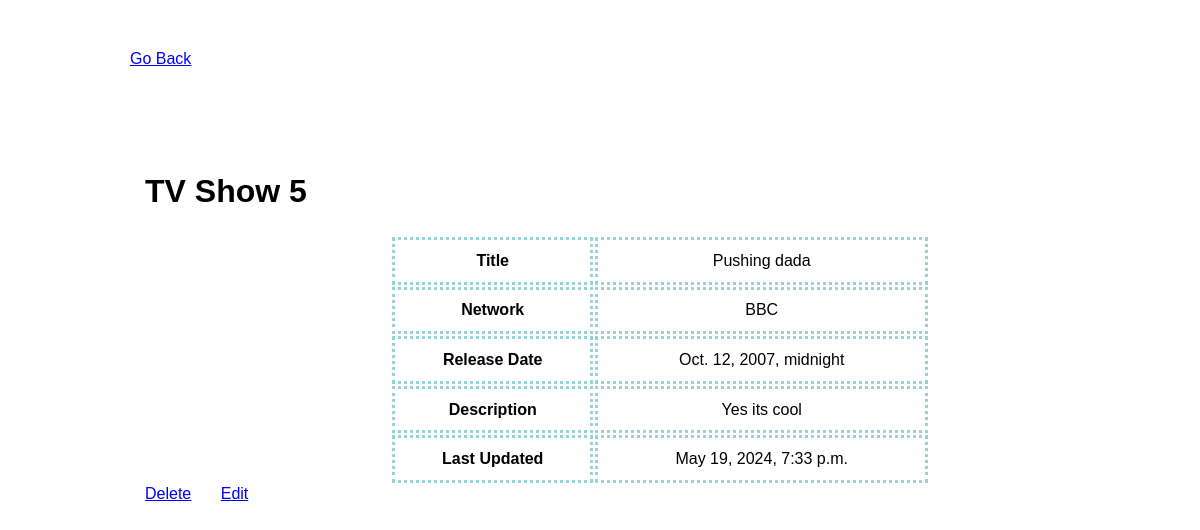
Screenshot of /shows/5 with the database file from the repository.
### Semi_Restful_Shows_app/models.py (models this page shows)
class Show(models.Model):
    title = models.CharField(max_length=255)
    network = models.CharField(max_length=100)
    release_date = models.DateTimeField()
    description = models.TextField(default="No description is set.")
    created_at = models.DateTimeField(auto_now_add=True)
    updated_at = models.DateTimeField(auto_now=True)
    objects= ShowManager()

### Semi_Restful_Shows_app/views.py (the view)
# urls.py: path('shows/<_id>', views.readOne),
def readOne(request, _id):
    context={
        'show':Show.objects.get(id=_id)
    }
    return render(request,'read_one.html',context)

### Semi_Restful_Shows_app/templates/read_one.html (shortened to what this page needs)
<!DOCTYPE html>
<html lang="en">
<head>
    {% load static %}
    <link rel="stylesheet" href="{% static 'style.css' %}">
</head>
<body>
    <div class="header">
        <a href="/shows"> Go Back</a>
    </div>
    <div class="section">
        <h1>TV Show {{show.id}}</h1>
        <table class="table-show">
            <tr>
                <th>Title</th>
                <td>{{show.title}}</td>
            </tr>
            <tr>
                <th>Network</th>
                <td>{{show.network}}</td>
            </tr>
            <tr>
                <th>Release Date</th>
                <td>{{show.release_date}}</td>
            </tr>
            <tr>
                <th>Description</th>
                <td>{{show.description}}</td>
            </tr>
            <tr>
                <th>Last Updated</th>
                <td>{{show.updated_at}}</td>
            </tr>
        </table>
            <a href="/delete/{{show.id}}">Delete</a>
            <a href="/shows/{{show.id}}/edit">Edit</a>
        </div>
</body>
</html>

### Semi_Restful_Shows_app/static/style.css (style rules this page uses)
* { margin: 0 auto; font-family: 'Gill Sans', 'Gill Sans MT', Calibri, 'Trebuchet MS', sans-serif; }
.header { display: flex; padding-left: 100px; justify-content: space-around; margin-left: 100px; margin: 5px; }
.section { padding-left: 120px; margin-top: 5%; }
a { color: blue; margin-top: 25px; margin-left: 25px; }
.table-show { margin-top: 25px; width: 50%; text-align: center; height: 250px; }
th, td { border-style: dotted; border-color: #96D4D4; }
h1 { margin-top: 25px; margin-left: 25px; }
div { padding-top: 20px; }

### rows the page displays
Show: id "5", title "Pushing dada", network "BBC", release_date "Oct. 12, 2007, midnight", description "Yes its cool", updated_at "May 19, 2024, 7:33 p.m."
